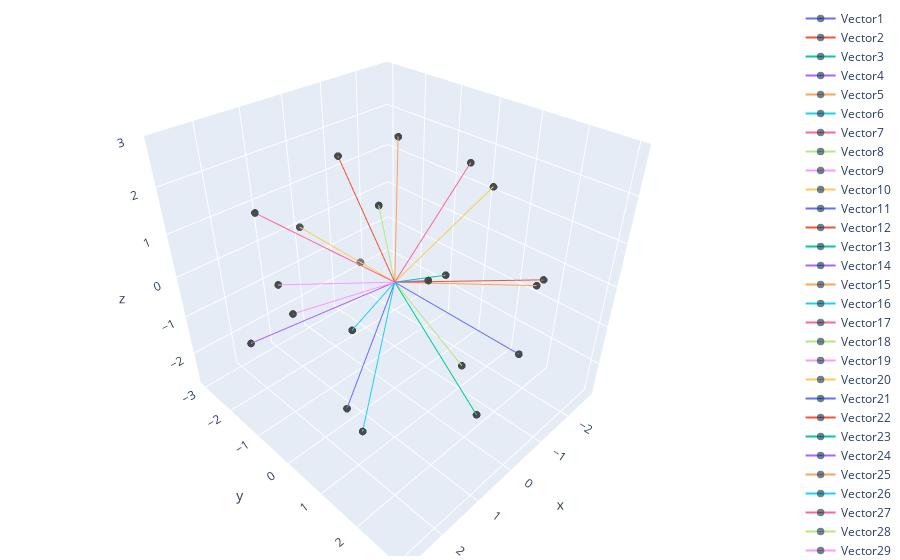

Write notebook code for a chart like this one.
### Code cell
vector_plot(SphereList)

### Figure 1 — Plotly figure (JSON) as saved in the notebook; plotly's stock layout.template omitted (floating-point values rounded to 4 significant figures)
{"data": [{"marker": {"color": ["blue"], "line": {"color": "DarkSlateGrey", "width": 5}, "size": [0, 5]}, "name": "Vector1", "type": "scatter3d", "x": [0, 0], "y": [0, 3], "z": [0, 0]}, {"marker": {"color": ["blue"], "line": {"color": "DarkSlateGrey", "width": 5}, "size": [0, 5]}, "name": "Vector2", "type": "scatter3d", "x": [0, -0.9879], "y": [0, 2.684], "z": [0, 0.905]}, {"marker": {"color": ["blue"], "line": {"color": "DarkSlateGrey", "width": 5}, "size": [0, 5]}, "name": "Vector3", "type": "scatter3d", "x": [0, 0.161], "y": [0, 2.368], "z": [0, -1.834]}, {"marker": {"color": ["blue"], "line": {"color": "DarkSlateGrey", "width": 5}, "size": [0, 5]}, "name": "Vector4", "type": "scatter3d", "x": [0, 1.331], "y": [0, 2.053], "z": [0, 1.736]}, {"marker": {"color": ["blue"], "line": {"color": "DarkSlateGrey", "width": 5}, "size": [0, 5]}, "name": "Vector5", "type": "scatter3d", "x": [0, -2.409], "y": [0, 1.737], "z": [0, -0.4261]}, {"marker": {"color": ["blue"], "line": {"color": "DarkSlateGrey", "width": 5}, "size": [0, 5]}, "name": "Vector6", "type": "scatter3d", "x": [0, 2.229], "y": [0, 1.421], "z": [0, -1.418]}, {"marker": {"color": ["blue"], "line": {"color": "DarkSlateGrey", "width": 5}, "size": [0, 5]}, "name": "Vector7", "type": "scatter3d", "x": [0, -0.724], "y": [0, 1.105], "z": [0, 2.693]}, {"marker": {"color": ["blue"], "line": {"color": "DarkSlateGrey", "width": 5}, "size": [0, 5]}, "name": "Vector8", "type": "scatter3d", "x": [0, -1.334], "y": [0, 0.7895], "z": [0, -2.569]}, {"marker": {"color": ["blue"], "line": {"color": "DarkSlateGrey", "width": 5}, "size": [0, 5]}, "name": "Vector9", "type": "scatter3d", "x": [0, 2.783], "y": [0, 0.4737], "z": [0, 1.016]}, {"marker": {"color": ["blue"], "line": {"color": "DarkSlateGrey", "width": 5}, "size": [0, 5]}, "name": "Vector10", "type": "scatter3d", "x": [0, -2.769], "y": [0, 0.1579], "z": [0, 1.143]}, {"marker": {"color": ["blue"], "line": {"color": "DarkSlateGrey", "width": 5}, "size": [0, 5]}, "name": "Vector11", "type": "scatter3d", "x": [0, 1.27], "y": [0, -0.1579], "z": [0, -2.713]}, {"marker": {"color": ["blue"], "line": {"color": "DarkSlateGrey", "width": 5}, "size": [0, 5]}, "name": "Vector12", "type": "scatter3d", "x": [0, 0.8866], "y": [0, -0.4737], "z": [0, 2.827]}, {"marker": {"color": ["blue"], "line": {"color": "DarkSlateGrey", "width": 5}, "size": [0, 5]}, "name": "Vector13", "type": "scatter3d", "x": [0, -2.504], "y": [0, -0.7895], "z": [0, -1.451]}, {"marker": {"color": ["blue"], "line": {"color": "DarkSlateGrey", "width": 5}, "size": [0, 5]}, "name": "Vector14", "type": "scatter3d", "x": [0, 2.724], "y": [0, -1.105], "z": [0, -0.5988]}, {"marker": {"color": ["blue"], "line": {"color": "DarkSlateGrey", "width": 5}, "size": [0, 5]}, "name": "Vector15", "type": "scatter3d", "x": [0, -1.52], "y": [0, -1.421], "z": [0, 2.161]}, {"marker": {"color": ["blue"], "line": {"color": "DarkSlateGrey", "width": 5}, "size": [0, 5]}, "name": "Vector16", "type": "scatter3d", "x": [0, -0.3143], "y": [0, -1.737], "z": [0, -2.426]}, {"marker": {"color": ["blue"], "line": {"color": "DarkSlateGrey", "width": 5}, "size": [0, 5]}, "name": "Vector17", "type": "scatter3d", "x": [0, 1.673], "y": [0, -2.053], "z": [0, 1.41]}, {"marker": {"color": ["blue"], "line": {"color": "DarkSlateGrey", "width": 5}, "size": [0, 5]}, "name": "Vector18", "type": "scatter3d", "x": [0, -1.84], "y": [0, -2.368], "z": [0, 0.07608]}, {"marker": {"color": ["blue"], "line": {"color": "DarkSlateGrey", "width": 5}, "size": [0, 5]}, "name": "Vector19", "type": "scatter3d", "x": [0, 0.9497], "y": [0, -2.684], "z": [0, -0.9451]}, {"marker": {"color": ["blue"], "line": {"color": "DarkSlateGrey", "width": 5}, "size": [0, 5]}, "name": "Vector20", "type": "scatter3d", "x": [0, 0], "y": [0, -3], "z": [0, 0]}, {"marker": {"color": ["blue"], "line": {"color": "DarkSlateGrey", "width": 5}, "size": [0, 5]}, "name": "Vector21", "type": "scatter3d", "x": [0, 0], "y": [0, 3], "z": [0, 0]}, {"marker": {"color": ["blue"], "line": {"color": "DarkSlateGrey", "width": 5}, "size": [0, 5]}, "name": "Vector22", "type": "scatter3d", "x": [0, -0.9879], "y": [0, 2.684], "z": [0, 0.905]}, {"marker": {"color": ["blue"], "line": {"color": "DarkSlateGrey", "width": 5}, "size": [0, 5]}, "name": "Vector23", "type": "scatter3d", "x": [0, 0.161], "y": [0, 2.368], "z": [0, -1.834]}, {"marker": {"color": ["blue"], "line": {"color": "DarkSlateGrey", "width": 5}, "size": [0, 5]}, "name": "Vector24", "type": "scatter3d", "x": [0, 1.331], "y": [0, 2.053], "z": [0, 1.736]}, {"marker": {"color": ["blue"], "line": {"color": "DarkSlateGrey", "width": 5}, "size": [0, 5]}, "name": "Vector25", "type": "scatter3d", "x": [0, -2.409], "y": [0, 1.737], "z": [0, -0.4261]}, {"marker": {"color": ["blue"], "line": {"color": "DarkSlateGrey", "width": 5}, "size": [0, 5]}, "name": "Vector26", "type": "scatter3d", "x": [0, 2.229], "y": [0, 1.421], "z": [0, -1.418]}, {"marker": {"color": ["blue"], "line": {"color": "DarkSlateGrey", "width": 5}, "size": [0, 5]}, "name": "Vector27", "type": "scatter3d", "x": [0, -0.724], "y": [0, 1.105], "z": [0, 2.693]}, {"marker": {"color": ["blue"], "line": {"color": "DarkSlateGrey", "width": 5}, "size": [0, 5]}, "name": "Vector28", "type": "scatter3d", "x": [0, -1.334], "y": [0, 0.7895], "z": [0, -2.569]}, {"marker": {"color": ["blue"], "line": {"color": "DarkSlateGrey", "width": 5}, "size": [0, 5]}, "name": "Vector29", "type": "scatter3d", "x": [0, 2.783], "y": [0, 0.4737], "z": [0, 1.016]}, {"marker": {"color": ["blue"], "line": {"color": "DarkSlateGrey", "width": 5}, "size": [0, 5]}, "name": "Vector30", "type": "scatter3d", "x": [0, -2.769], "y": [0, 0.1579], "z": [0, 1.143]}, {"marker": {"color": ["blue"], "line": {"color": "DarkSlateGrey", "width": 5}, "size": [0, 5]}, "name": "Vector31", "type": "scatter3d", "x": [0, 1.27], "y": [0, -0.1579], "z": [0, -2.713]}, {"marker": {"color": ["blue"], "line": {"color": "DarkSlateGrey", "width": 5}, "size": [0, 5]}, "name": "Vector32", "type": "scatter3d", "x": [0, 0.8866], "y": [0, -0.4737], "z": [0, 2.827]}, {"marker": {"color": ["blue"], "line": {"color": "DarkSlateGrey", "width": 5}, "size": [0, 5]}, "name": "Vector33", "type": "scatter3d", "x": [0, -2.504], "y": [0, -0.7895], "z": [0, -1.451]}, {"marker": {"color": ["blue"], "line": {"color": "DarkSlateGrey", "width": 5}, "size": [0, 5]}, "name": "Vector34", "type": "scatter3d", "x": [0, 2.724], "y": [0, -1.105], "z": [0, -0.5988]}, {"marker": {"color": ["blue"], "line": {"color": "DarkSlateGrey", "width": 5}, "size": [0, 5]}, "name": "Vector35", "type": "scatter3d", "x": [0, -1.52], "y": [0, -1.421], "z": [0, 2.161]}, {"marker": {"color": ["blue"], "line": {"color": "DarkSlateGrey", "width": 5}, "size": [0, 5]}, "name": "Vector36", "type": "scatter3d", "x": [0, -0.3143], "y": [0, -1.737], "z": [0, -2.426]}, {"marker": {"color": ["blue"], "line": {"color": "DarkSlateGrey", "width": 5}, "size": [0, 5]}, "name": "Vector37", "type": "scatter3d", "x": [0, 1.673], "y": [0, -2.053], "z": [0, 1.41]}, {"marker": {"color": ["blue"], "line": {"color": "DarkSlateGrey", "width": 5}, "size": [0, 5]}, "name": "Vector38", "type": "scatter3d", "x": [0, -1.84], "y": [0, -2.368], "z": [0, 0.07608]}, {"marker": {"color": ["blue"], "line": {"color": "DarkSlateGrey", "width": 5}, "size": [0, 5]}, "name": "Vector39", "type": "scatter3d", "x": [0, 0.9497], "y": [0, -2.684], "z": [0, -0.9451]}, {"marker": {"color": ["blue"], "line": {"color": "DarkSlateGrey", "width": 5}, "size": [0, 5]}, "name": "Vector40", "type": "scatter3d", "x": [0, 0], "y": [0, -3], "z": [0, 0]}, {"marker": {"color": ["blue"], "line": {"color": "DarkSlateGrey", "width": 5}, "size": [0, 5]}, "name": "Vector41", "type": "scatter3d", "x": [0, 0], "y": [0, 3], "z": [0, 0]}, {"marker": {"color": ["blue"], "line": {"color": "DarkSlateGrey", "width": 5}, "size": [0, 5]}, "name": "Vector42", "type": "scatter3d", "x": [0, -0.9879], "y": [0, 2.684], "z": [0, 0.905]}, {"marker": {"color": ["blue"], "line": {"color": "DarkSlateGrey", "width": 5}, "size": [0, 5]}, "name": "Vector43", "type": "scatter3d", "x": [0, 0.161], "y": [0, 2.368], "z": [0, -1.834]}, {"marker": {"color": ["blue"], "line": {"color": "DarkSlateGrey", "width": 5}, "size": [0, 5]}, "name": "Vector44", "type": "scatter3d", "x": [0, 1.331], "y": [0, 2.053], "z": [0, 1.736]}, {"marker": {"color": ["blue"], "line": {"color": "DarkSlateGrey", "width": 5}, "size": [0, 5]}, "name": "Vector45", "type": "scatter3d", "x": [0, -2.409], "y": [0, 1.737], "z": [0, -0.4261]}, {"marker": {"color": ["blue"], "line": {"color": "DarkSlateGrey", "width": 5}, "size": [0, 5]}, "name": "Vector46", "type": "scatter3d", "x": [0, 2.229], "y": [0, 1.421], "z": [0, -1.418]}, {"marker": {"color": ["blue"], "line": {"color": "DarkSlateGrey", "width": 5}, "size": [0, 5]}, "name": "Vector47", "type": "scatter3d", "x": [0, -0.724], "y": [0, 1.105], "z": [0, 2.693]}, {"marker": {"color": ["blue"], "line": {"color": "DarkSlateGrey", "width": 5}, "size": [0, 5]}, "name": "Vector48", "type": "scatter3d", "x": [0, -1.334], "y": [0, 0.7895], "z": [0, -2.569]}, {"marker": {"color": ["blue"], "line": {"color": "DarkSlateGrey", "width": 5}, "size": [0, 5]}, "name": "Vector49", "type": "scatter3d", "x": [0, 2.783], "y": [0, 0.4737], "z": [0, 1.016]}, {"marker": {"color": ["blue"], "line": {"color": "DarkSlateGrey", "width": 5}, "size": [0, 5]}, "name": "Vector50", "type": "scatter3d", "x": [0, -2.769], "y": [0, 0.1579], "z": [0, 1.143]}, {"marker": {"color": ["blue"], "line": {"color": "DarkSlateGrey", "width": 5}, "size": [0, 5]}, "name": "Vector51", "type": "scatter3d", "x": [0, 1.27], "y": [0, -0.1579], "z": [0, -2.713]}, {"marker": {"color": ["blue"], "line": {"color": "DarkSlateGrey", "width": 5}, "size": [0, 5]}, "name": "Vector52", "type": "scatter3d", "x": [0, 0.8866], "y": [0, -0.4737], "z": [0, 2.827]}, {"marker": {"color": ["blue"], "line": {"color": "DarkSlateGrey", "width": 5}, "size": [0, 5]}, "name": "Vector53", "type": "scatter3d", "x": [0, -2.504], "y": [0, -0.7895], "z": [0, -1.451]}, {"marker": {"color": ["blue"], "line": {"color": "DarkSlateGrey", "width": 5}, "size": [0, 5]}, "name": "Vector54", "type": "scatter3d", "x": [0, 2.724], "y": [0, -1.105], "z": [0, -0.5988]}, {"marker": {"color": ["blue"], "line": {"color": "DarkSlateGrey", "width": 5}, "size": [0, 5]}, "name": "Vector55", "type": "scatter3d", "x": [0, -1.52], "y": [0, -1.421], "z": [0, 2.161]}, {"marker": {"color": ["blue"], "line": {"color": "DarkSlateGrey", "width": 5}, "size": [0, 5]}, "name": "Vector56", "type": "scatter3d", "x": [0, -0.3143], "y": [0, -1.737], "z": [0, -2.426]}, {"marker": {"color": ["blue"], "line": {"color": "DarkSlateGrey", "width": 5}, "size": [0, 5]}, "name": "Vector57", "type": "scatter3d", "x": [0, 1.673], "y": [0, -2.053], "z": [0, 1.41]}, {"marker": {"color": ["blue"], "line": {"color": "DarkSlateGrey", "width": 5}, "size": [0, 5]}, "name": "Vector58", "type": "scatter3d", "x": [0, -1.84], "y": [0, -2.368], "z": [0, 0.07608]}, {"marker": {"color": ["blue"], "line": {"color": "DarkSlateGrey", "width": 5}, "size": [0, 5]}, "name": "Vector59", "type": "scatter3d", "x": [0, 0.9497], "y": [0, -2.684], "z": [0, -0.9451]}, {"marker": {"color": ["blue"], "line": {"color": "DarkSlateGrey", "width": 5}, "size": [0, 5]}, "name": "Vector60", "type": "scatter3d", "x": [0, 0], "y": [0, -1], "z": [0, 0]}], "layout": {"margin": {"b": 4, "l": 4, "r": 4, "t": 4}}}
